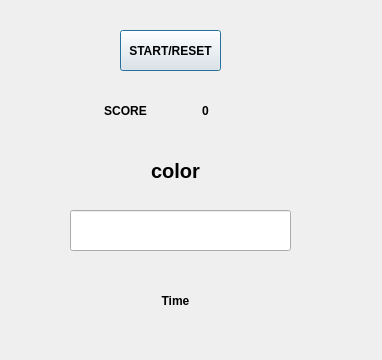
<?xml version="1.0" encoding="UTF-8"?>
<ui version="4.0">
 <class>Dialog</class>
 <widget class="QDialog" name="Dialog">
  <property name="geometry">
   <rect>
    <x>0</x>
    <y>0</y>
    <width>382</width>
    <height>360</height>
   </rect>
  </property>
  <property name="windowTitle">
   <string>Dialog</string>
  </property>
  <widget class="QPushButton" name="pushButton">
   <property name="geometry">
    <rect>
     <x>120</x>
     <y>30</y>
     <width>101</width>
     <height>41</height>
    </rect>
   </property>
   <property name="font">
    <font>
     <weight>75</weight>
     <bold>true</bold>
    </font>
   </property>
   <property name="text">
    <string>START/RESET</string>
   </property>
  </widget>
  <widget class="QLabel" name="label">
   <property name="geometry">
    <rect>
     <x>100</x>
     <y>90</y>
     <width>51</width>
     <height>41</height>
    </rect>
   </property>
   <property name="font">
    <font>
     <weight>75</weight>
     <bold>true</bold>
    </font>
   </property>
   <property name="text">
    <string>SCORE</string>
   </property>
   <property name="alignment">
    <set>Qt::AlignCenter</set>
   </property>
  </widget>
  <widget class="QLabel" name="label_2">
   <property name="geometry">
    <rect>
     <x>180</x>
     <y>90</y>
     <width>51</width>
     <height>41</height>
    </rect>
   </property>
   <property name="font">
    <font>
     <weight>75</weight>
     <bold>true</bold>
    </font>
   </property>
   <property name="text">
    <string>0</string>
   </property>
   <property name="alignment">
    <set>Qt::AlignCenter</set>
   </property>
  </widget>
  <widget class="QLabel" name="label_3">
   <property name="geometry">
    <rect>
     <x>120</x>
     <y>140</y>
     <width>111</width>
     <height>61</height>
    </rect>
   </property>
   <property name="font">
    <font>
     <pointsize>15</pointsize>
     <weight>75</weight>
     <bold>true</bold>
    </font>
   </property>
   <property name="text">
    <string>color</string>
   </property>
   <property name="alignment">
    <set>Qt::AlignCenter</set>
   </property>
  </widget>
  <widget class="QLineEdit" name="lineEdit">
   <property name="geometry">
    <rect>
     <x>70</x>
     <y>210</y>
     <width>221</width>
     <height>41</height>
    </rect>
   </property>
  </widget>
  <widget class="QLabel" name="label_4">
   <property name="geometry">
    <rect>
     <x>150</x>
     <y>280</y>
     <width>51</width>
     <height>41</height>
    </rect>
   </property>
   <property name="font">
    <font>
     <weight>75</weight>
     <bold>true</bold>
    </font>
   </property>
   <property name="text">
    <string>Time</string>
   </property>
   <property name="alignment">
    <set>Qt::AlignCenter</set>
   </property>
  </widget>
 </widget>
 <resources/>
 <connections/>
</ui>
